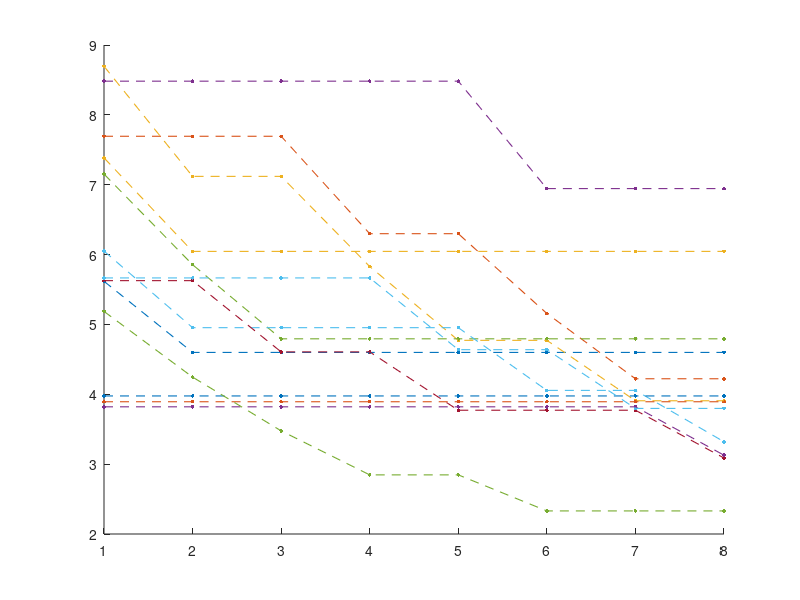

MATLAB code to generate this figure: (Note: this script raises an error after producing the figure.)
% =========================================================================
% Figure 1d: Learning Curve over Learning Days
% ==========================================

% Load learning performance data (Dimensions: Subjects x Learning Days)
load('Fig_1d.mat', 'Learning_Performance');

% --- 1. Parameter Setup ---
training_day = 1:8;
n_subj = size(Learning_Performance, 1); % Number of subjects
SE1 = std(Learning_Performance, 0, 1) / sqrt(n_subj); % Standard error of the mean (SEM)
mean_color = [0.00, 0.45, 0.74]; % Default blue for group mean

% Initialize figure
figure('Name', 'Figure 1d', 'Position', [100, 100, 350, 420], 'Color', 'w');
hold on;

% --- 2. Plot Individual Subject Data ---
% Plot individual scatter points
for subj = 1:n_subj
    scatter(training_day, Learning_Performance(subj,:), 7, 'filled');
end

% Reset color order index to ensure dashed lines match the scatter point colors
set(gca, 'ColorOrderIndex', 1);

% Plot individual learning trajectories
for subj = 1:n_subj
    plot(training_day, Learning_Performance(subj,:), '--', 'LineWidth', 0.8);
end

% --- 3. Plot Group Mean Trend ---
% Calculate group mean performance across training days
mean_Learning_Performance = mean(Learning_Performance, 1);

% Plot the group mean scatter points and linear fit using custom function
Plot_scatter_with_correlation(training_day', mean_Learning_Performance', mean_color);

% --- 4. Figure Formatting ---
xlim([0.1 8.9]);
ylim([0 10]);
xticks(1:8);
xlabel('Learning day', 'Fontsize', 18);
ylabel('\Delta\theta (°)', 'Fontsize', 18); 

set(gca, 'tickdir', 'out', 'box', 'off', 'LineWidth', 1.5, ...
    'FontName', 'Arial', 'Fontsize', 16);

% --- 5. Statistical Analysis ---
% Calculate and output Spearman correlation for group mean trend
[r, p] = corr(training_day', mean_Learning_Performance', 'Type', 'Spearman');
fprintf('\n=== Figure 1d Statistics ===\n');
fprintf('Spearman correlation (Days vs Mean Learning Performance):\n');
fprintf('r = %.3f, p-value = %.4f\n', r, p);

hold off;


% =========================================================================
% Custom Function: Plot_scatter_with_correlation
% =========================================================================
function [r, p] = Plot_scatter_with_correlation(X, Y, Color)
    % PLOT_SCATTER_WITH_CORRELATION Plots a scatter plot with a linear trendline.
    %
    % Inputs:
    %   X     - Independent variable (column vector)
    %   Y     - Dependent variable (column vector)
    %   Color - RGB triplet for the marker and line color
    %
    % Outputs:
    %   r     - Pearson correlation coefficient
    %   p     - p-value of the correlation
    
    % Perform first-degree linear regression (y = ax + b)
    fitresult = polyfit(X, Y, 1);
    a = fitresult(1); % Slope
    b = fitresult(2); % Intercept
    
    % Generate X range for the trendline (extending slightly beyond data limits)
    x_range = (min(X) - 0.25) : 0.1 : (max(X) + 0.25);
    y_fit = a * x_range + b;
    
    % Plot the fitted linear trendline
    plot(x_range, y_fit, 'Color', Color, 'LineWidth', 4);
    
    % Plot the mean scatter points on top of the trendline 
    % (White edge color is applied for visual separation)
    scatter(X, Y, 80, 'filled', 'MarkerFaceColor', Color, ...
        'MarkerEdgeColor', 'w', 'LineWidth', 1.5);
    
    % Calculate Pearson correlation for the provided data
    [r, p] = corr(X, Y);
end
